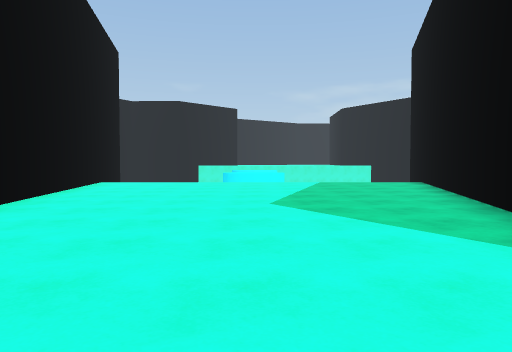
View 1 (above)

14 first-person views from a walk through a 3-D level made in the Unity game engine. The camera is 1.2 m above the floor, tilts 2° down and sees 70° across. The floor is counted in squares, 2 m on a side. Each view is taken from the middle of a square. On the plan, view 1 faces up. The plan holds only what a view shows up to about 10 squares ahead; the rest is blank. The place goes on beyond the plan. The player is left out. Surface patterns are stand-ins for the level's own textures.

View 2
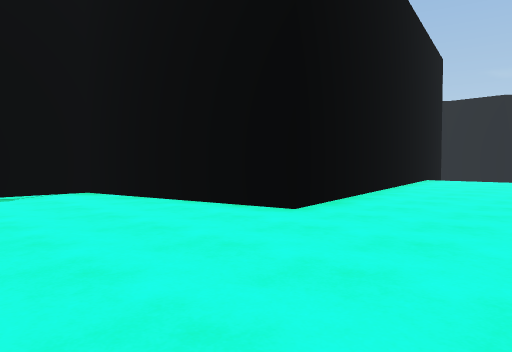

View 3
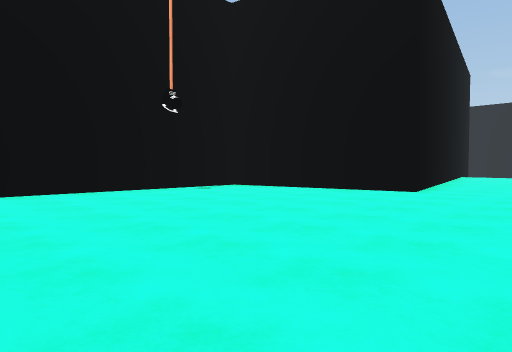

View 4
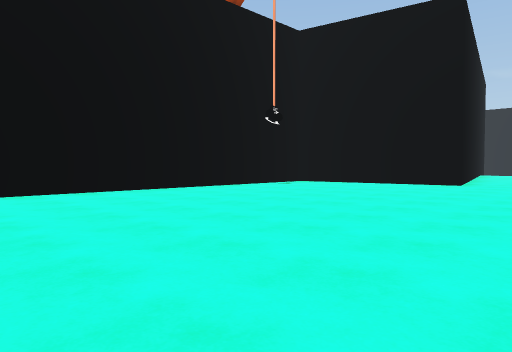

View 5
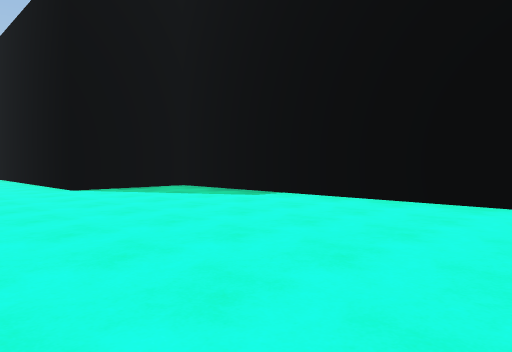

View 6
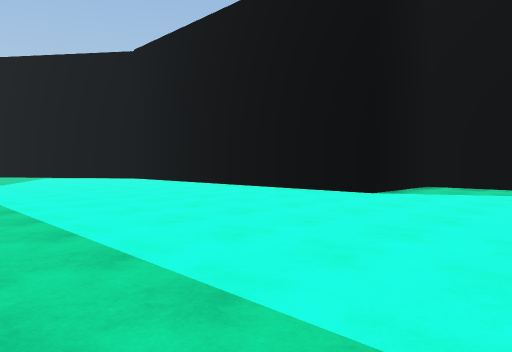

View 7
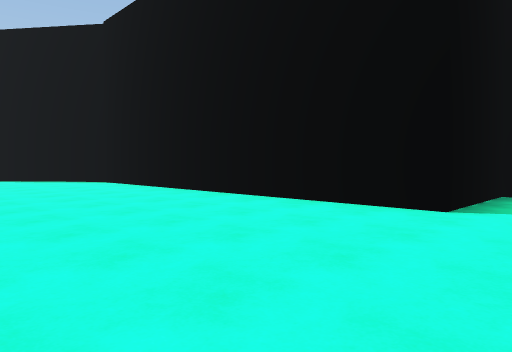

View 8
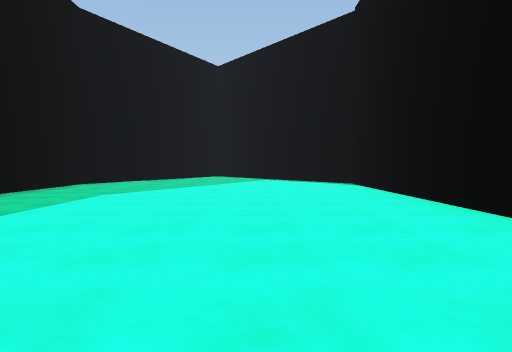

View 9
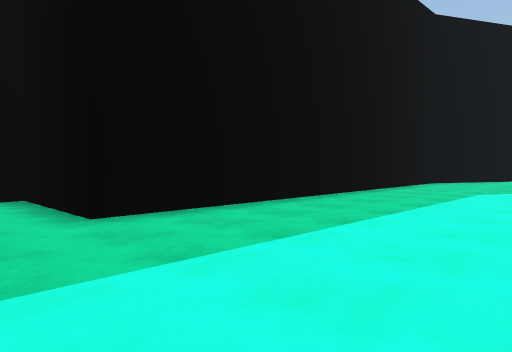

View 10
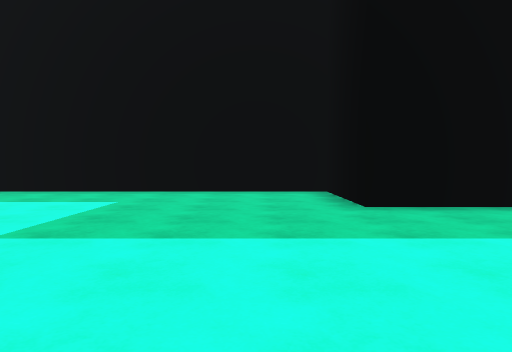

View 11
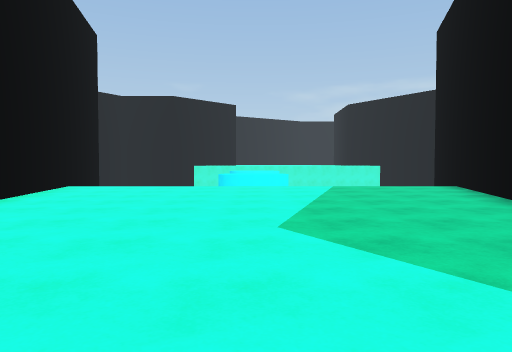

View 12
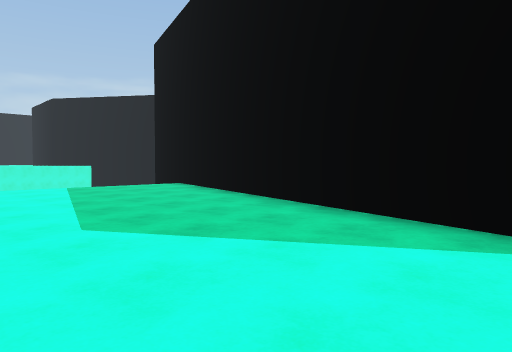

View 13
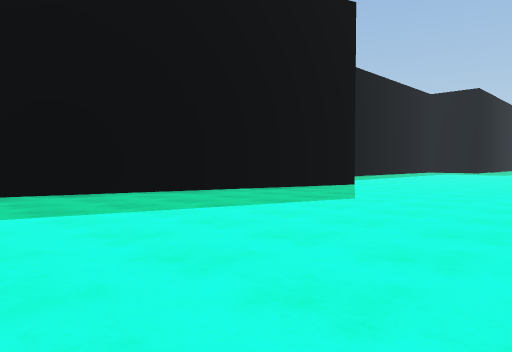

View 14
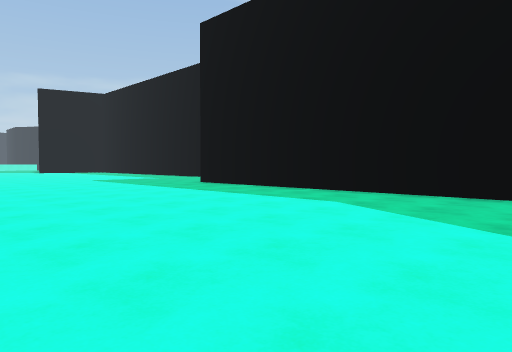

### Floor plan
Points are (right, up) in squares from view 1. A wall is a line through its corners. A room is listed if a view was taken in it or the views show most of it. See-through windows are left out.
Room 1 (views 1, 2, 3, 4, 5, 6, 7, 8, 9, 10, 11, 12, 13, 14)
walls: (2.5, 2.3) (5.2, 11.5); (3.4, -13.5) (5.7, -13.5) (5.7, -6.5); (-5, 12) (-3, 1.7) (-7.7, 0.8) (-7.7, -13.5) (-4.8, -13.5) (-4.8, -23); (3, -23.1) (3, -14.5)

Positions as (right, up) in squares from view 1, and headings:
1: (0, 0), facing up
2: (0, -2), facing up-left
3: (0, -6), facing up-left
4: (0, -9), facing up-left
5: (-2, -5), facing down-left
6: (2, -10), facing down-left
7: (0, -12), facing down-left
8: (-2, -13), facing down
9: (-1, -12), facing down-right
10: (-2, -12), facing right
11: (0, 2), facing up
12: (-1, 2), facing up-right
13: (-3, 11), facing down-right
14: (-4, -23), facing up-right
